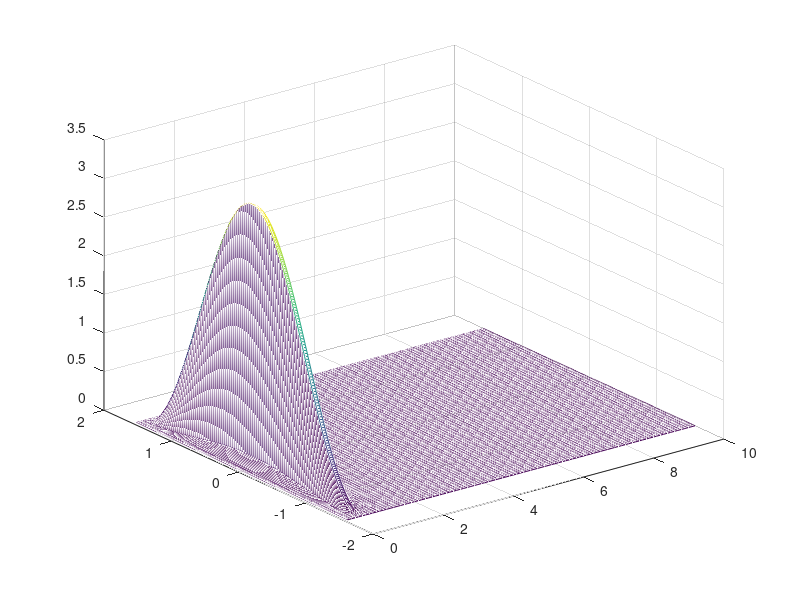
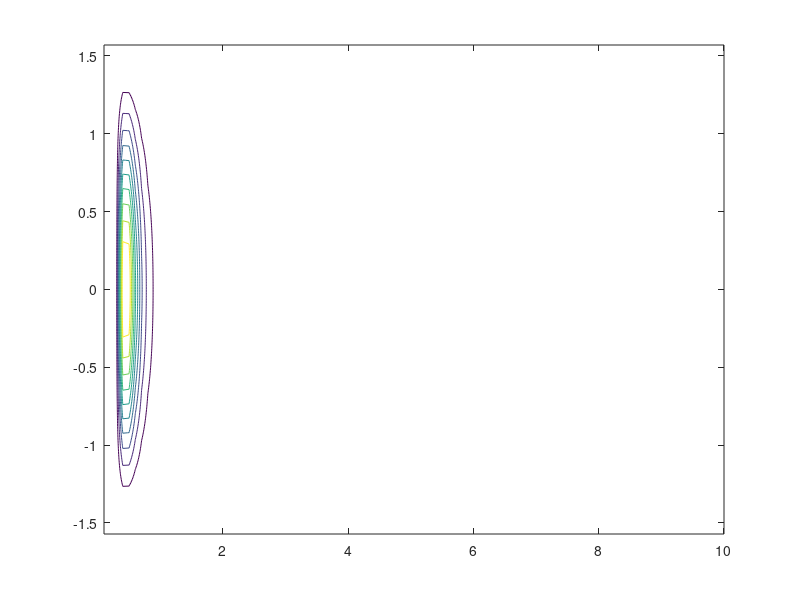
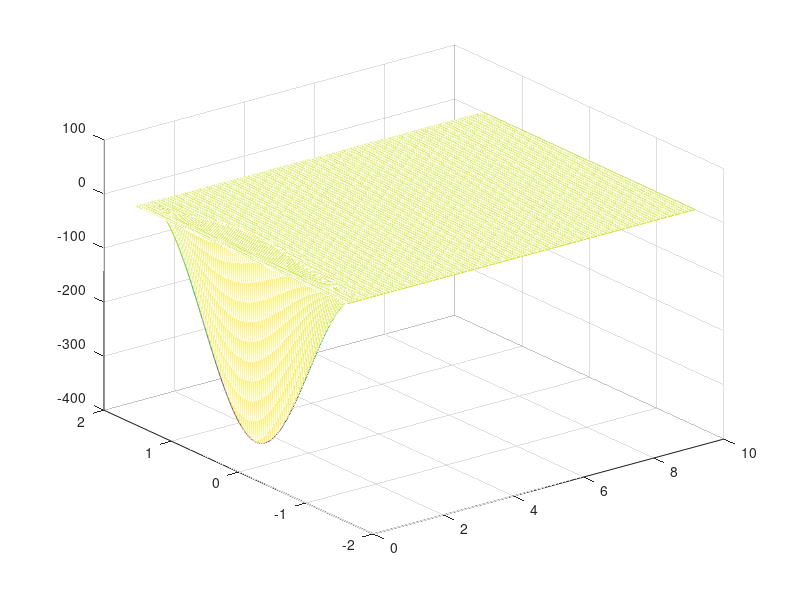
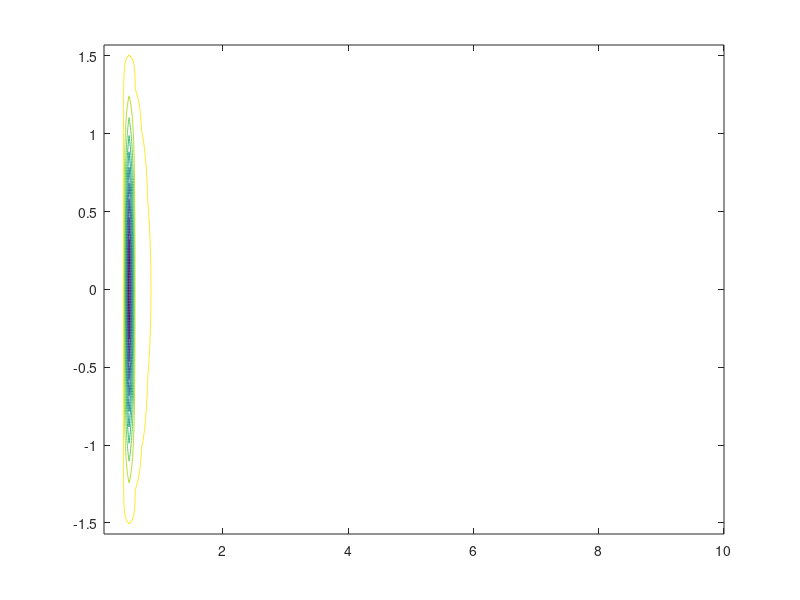

These charts were generated, in order, by the following MATLAB code:
sea_s = input("Enter Sea State: ")

if sea_s == 2
    u = (4 + 6)/2
elseif sea_s == 5
    u = (17 + 21)/2
elseif sea_s == 8
    u = (34 + 40)/2
elseif sea_s == 11
    u = (56 + 63)/2
end

V = 10
g = 9.81
w = 0.1:0.1:10
th = -pi/2:0.01:pi/2
% Pierson Moskowitz Spectrum
PMspectrum = @(w, u, g) ((0.0081 * g^2) ./ (w.^5))  .* exp(-0.74 .* (g ./(w .* u)).^4)
[w, th] = meshgrid(w, th) 
tspec = 2/pi .* cos(th).^2 .* PMspectrum(w, u, g)
hencounter_s = tspec ./ (1 + (2 .* w .* V ./ g))  % head sea case
fencounter_s = tspec ./ (1 - (2 .* w .* V ./ g))  % following sea case


mesh(w,th,hencounter_s)
%surf(w,th,tspec)
%colormap hsv
figure
contour(w,th,hencounter_s)
figure

mesh(w,th,fencounter_s)
%surf(w,th,tspec)
%colormap hsv
figure
contour(w,th,fencounter_s)